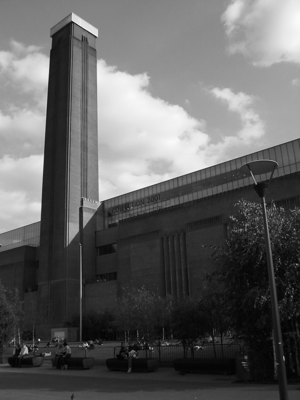
%> input picture uebung01/London.png, 300 x 400 px
$ octave HoughTrans.m   (GNU Octave 9; MATLAB toolbox functions it lacks are replaced by stand-ins)
%> lines starting %> are read from the running program, lines starting %| are printed output that depends on the picture
%
% Hough transformation
%
clear all;  close all;  clc;

%read image


useReal = 1;
%we can use a simple generated image for testing
if useReal == 1
    Image = imread('../uebung01/London.png');
%> Image is the input picture: size 400x300 uint8; min 0, max 252, mean 97.2
else
    %
    Image = zeros(100,200);
    % Objekte hinzuf�ge
    Image([10:40],[20:40]) = 1;
    Image = mat2gray(Image);
    %may rotate
    Angle = 0;
    Image = imrotate(Image, Angle);
end

%plot it
figure(1);
subplot(1,2,1);
imshow(Image);
title('original image');

% Detect the edges, the result is a binary image
EdgeCanny = edge(Image, 'canny', [0 0.1], 1);
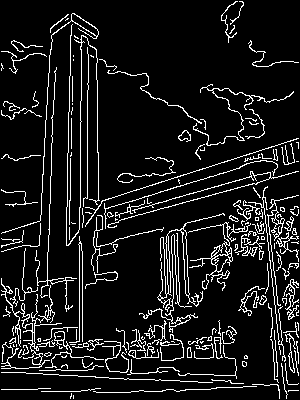
%> EdgeCanny: size 400x300 logical; 10% white in thin lines or dots
%plot it
subplot(1,2,2);
imshow(EdgeCanny, []);
title('Canny edge detection');

% Hough transformation, calculate the accumulator Hough
%[Hough, Alpha, Rho] = hough(EdgeCanny);     % Haftransformation
[Hough, Alpha, Rho] = hough(EdgeCanny, 'RhoResolution', 2, 'ThetaResolution', 0.2);     % Haftransformation
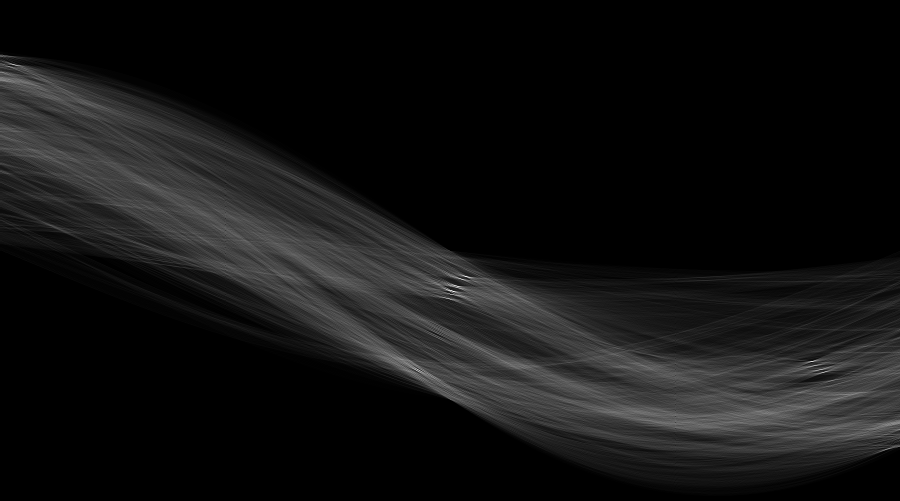
%> Hough: size 501x900 double; min 0, max 323, mean 24; drawn with min black and max white
%> Alpha = 900 values from -90 to 89.8; Rho = 501 values from -500 to 500
%Alpha: Von -90° bis 89°
% Roh:  Von -sqrt(size_x^2 + size_y^2) bis sqrt(size_x^2 + size_y^2)

% Manually change accumulator for test purpose
%Hough(300, 300) = 400;


figure(2)
imshow(mat2gray(Hough));
colormap('hot');
xlabel('Alpha');
ylabel('Rho')
title('Hough Accumulator');
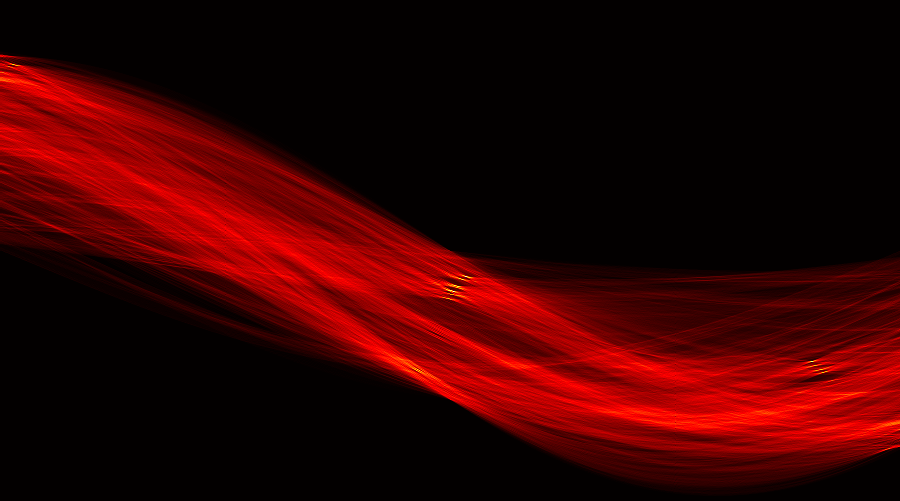
%> displayed picture: size 501x900x3, on the screen's scale of 0 to 255; mean R, G, B 52.6, 0.3, 0

% Find at most 5 peaks with threshold 15 and minimim distance of 15, 15
% pixel
NumPeaks = 5;
HoughPeaks = houghpeaks(Hough, NumPeaks); %????????????? houghpeaks()
%> HoughPeaks = [292 454; 277 466; 362 812; 370 418; 65 14]

% Find the lines that correspond to the peaks; fill gabs of 15 pixel and
% suppress all (merged lines) that have a length less than 30 pixel
Lines = houghlines(EdgeCanny, Alpha, Rho, HoughPeaks);%???????????? houghlines()
%> Lines = 7 lines; point1 to point2 (x, y): (297, 139) to (2, 234), (251, 97) to (287, 399), (2, 373) to (285, 387), (80, 208) to (80, 377), (81, 102) to (81, 208), (82, 19) to (82, 101), (79, 342) to (79, 392)
figure(3)
imshow(Image);
title('original image with hough lines');
hold on;

% Draw Lines an d
for k = 1:length(Lines)
    XY = [Lines(k).point1; Lines(k).point2];
    line(XY(:,1),XY(:,2),'LineWidth',2,'Color','red');
    XY = (Lines(k).point1+Lines(k).point2)/2;
    TheText = sprintf('rho = %d, alpha = %2.2f', Lines(k).rho, Lines(k).theta);
    text(XY(1), XY(2), TheText, 'BackgroundColor',[.7 .7 .7]);
end
%> this loop made 7 passes
%> TheText on passes 1 to 7: 'rho = 82, alpha = 0.60', 'rho = 82, alpha = 0.60', 'rho = 82, alpha = 0.60', 'rho = 82, alpha = 0.60', 'rho = 222, alpha = 72.20', 'rho = 238, alpha = -6.60', 'rho = -372, alpha = -87.40'
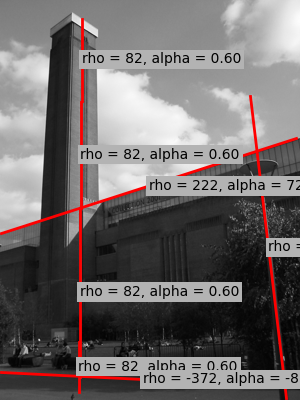
%> figure redrawn from the program's plot data; its title reads 'original image with hough lines'
